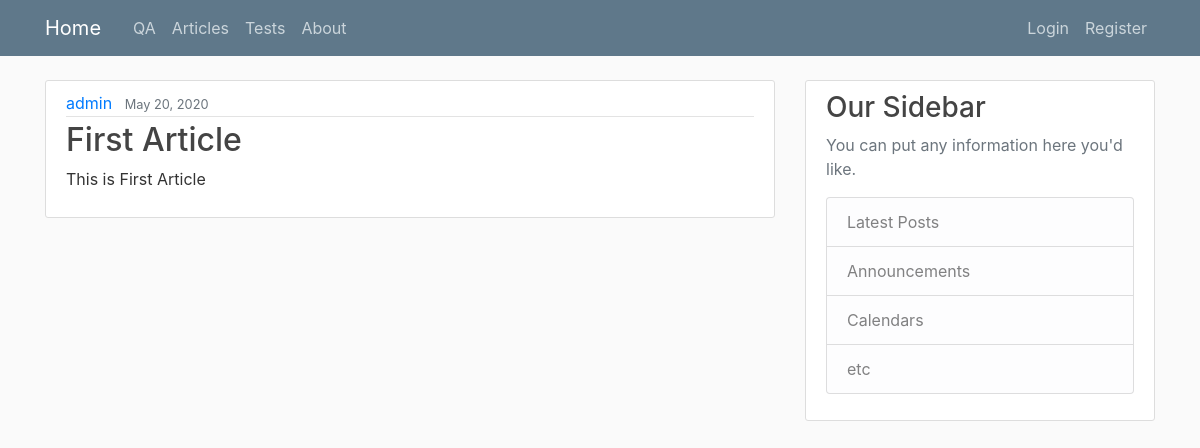
The app's page /article/ with its own data.
### article/models.py (models this page shows, shortened)
class Article(models.Model):
	title = models.CharField(max_length=100)
	content = models.TextField()
	date_posted = models.DateTimeField(default=timezone.now)
	author = models.ForeignKey(User, on_delete=models.CASCADE)

### article/views.py (the view)
# urls.py: path('', views.article, name='article'),
def article(request):
	context = {
		'articles': Article.objects.all()
	}
	return render(request, 'article/articlepage.html', context)

### article/templates/article/articlepage.html
{% extends "base/common.html" %}
{% block content %}
	{% for article in articles %}
		<article class="media content-section">
          <div class="media-body">
            <div class="article-metadata">
              <a class="mr-2" href="#">{{ article.author }}</a>
              <small class="text-muted">{{ article.date_posted|date:"F d, Y" }}</small>
            </div>
            <h2><a class="article-title" href="#">{{ article.title }}</a></h2>
            <p class="article-content">{{ article.content }}</p>
          </div>
        </article>
	{% endfor %}
{% endblock %}

### base/static/base/main.css (style rules this page uses)
body { background: #fafafa; color: #333333; margin-top: 5rem; }
h1, h2, h3, h4, h5, h6 { color: #444444; }
.content-section { background: #ffffff; padding: 10px 20px; border: 1px solid #dddddd; border-radius: 3px; margin-bottom: 20px; }
.article-title { color: #444444; }
.article-content { white-space: pre-line; }
.article-metadata { padding-bottom: 1px; margin-bottom: 4px; border-bottom: 1px solid #e3e3e3 }

### records on screen
Article: author "admin", date_posted "May 20, 2020", title "First Article", content "This is First Article"
